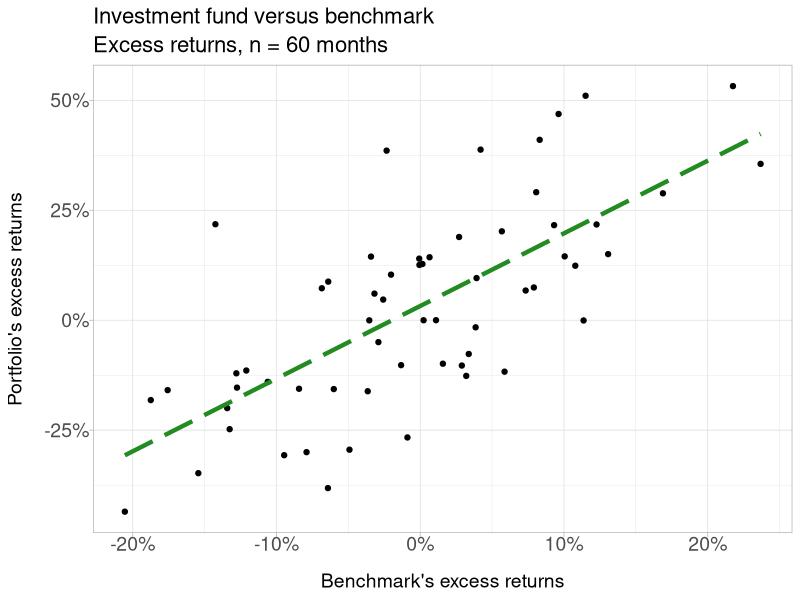
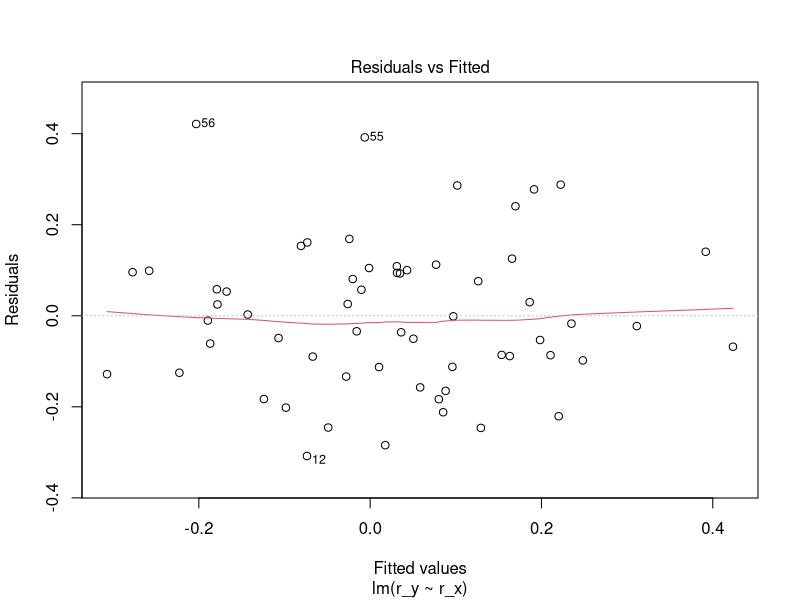
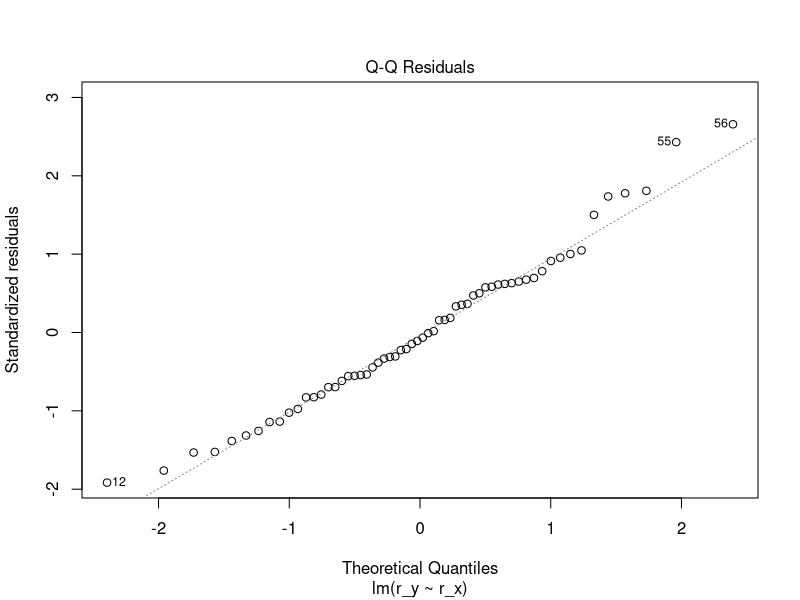
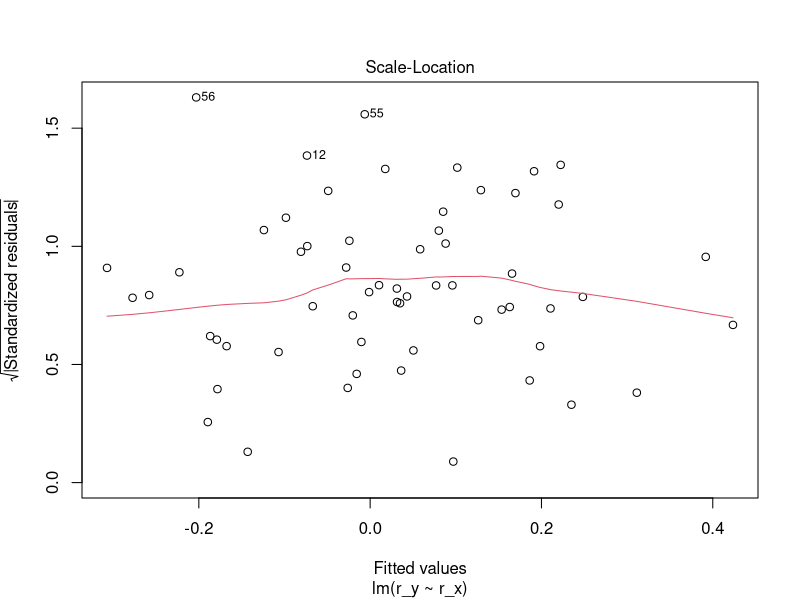
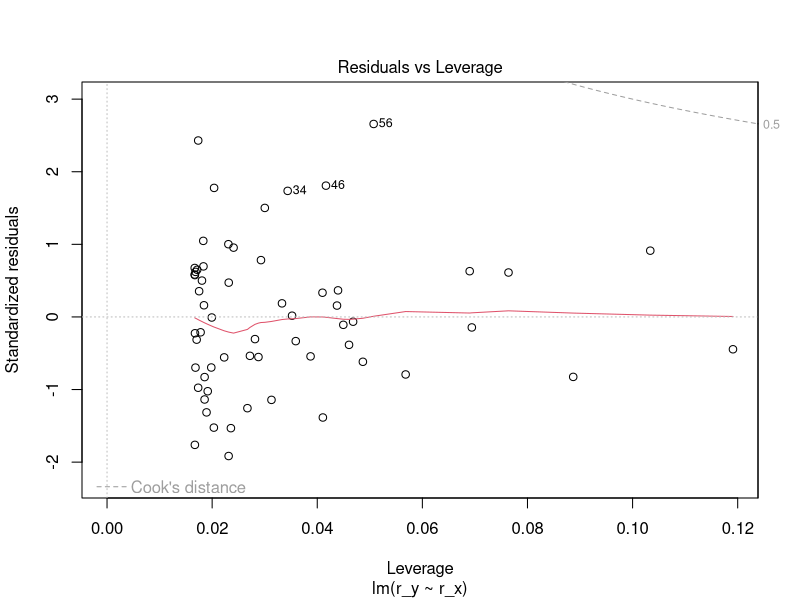

Reproduce these figures in R, in order.
## ---- chunk 1
library(tidyverse)
library(scales)
library(ggthemes)
# library(lmtest)

x_mu <- .01; x_sig <- .1

y_mu <- .03; y_sig <- .2

rho <-  0.72
months <- 60

#set.seed(59)
set.seed(158)

# 60  rows of random standard normals
returns <- tibble(index = 1:months)
returns$x1 <- rnorm(months) 
returns$y1 <- rnorm(months)

# make y2 correlated with y1; adjust location/scale
returns1 <- returns %>% mutate(
  y2 = rho*x1 + sqrt(1 - rho^2)*y1,
  r_x = x_mu + x1 * x_sig,
  r_y = y_mu + y2 * y_sig
)

x_sd <- sd(returns1$r_x)
y_sd <- sd(returns1$r_y)
rho_xy <- cor(returns1$r_x, returns1$r_y)
beta_yx <- rho_xy * y_sd / x_sd
x_mu_act <- mean(returns1$r_x)
y_mu_act <- mean(returns1$r_y)

sprintf("sample rho is %.4f. The standard deviation of Portfolio returns is ", rho_xy)
paste("Portfolio standard deviation is", percent(y_sd, accuracy = .01))
paste("Benchmark standard deviation is", percent(x_sd, accuracy = .01))
paste("Portfolio average excess return is", percent(y_mu_act, accuracy = .01))
paste("Benchmark average excess return is", percent(x_mu_act, accuracy = .01))
sprintf("Beta(P,B) is %.3f", beta_yx) 


returns1_lm <- lm(r_y ~ r_x, data = returns1)
summary(returns1_lm)


returns1 %>% ggplot(aes(x = r_x, y = r_y)) +
  geom_point() +
  geom_smooth(method = "lm", se = FALSE, color = "forestgreen", linetype = "longdash", size = 1.5) +
  labs(title = "Investment fund versus benchmark", 
       subtitle = "Excess returns, n = 60 months") +
  xlab("Benchmark's excess returns") +
  ylab("Portfolio's excess returns") +
  scale_x_continuous(labels = percent_format(accuracy = 1)) +
  scale_y_continuous(labels = percent_format(accuracy = 1)) +
  theme_light() +
  theme(
    plot.title = element_text(size = 16),
    plot.subtitle = element_text(size = 16),
    axis.title.y = element_text(size = 14),
    axis.title.x = element_text(size = 14),
    axis.text.x = element_text(size = 14, margin = margin(b = 10)),
    axis.text.y = element_text(size = 14, margin = margin(l = 10))
  )
  
plot(returns1_lm)

new.df <- data.frame(r_x = c(x_mu_act, 0, seq(from = 0.01, to = 0.1, by = .01)))
new.df$predicted_y <- predict(returns1_lm, new.df)
new.df

intercept_predict <- (0 - x_mu_act)*beta_yx + y_mu_act
intercept_predict_round <- (0 - round(x_mu_act,4))*beta_yx + round(y_mu_act,4)
intercept_predict
intercept_predict_round
